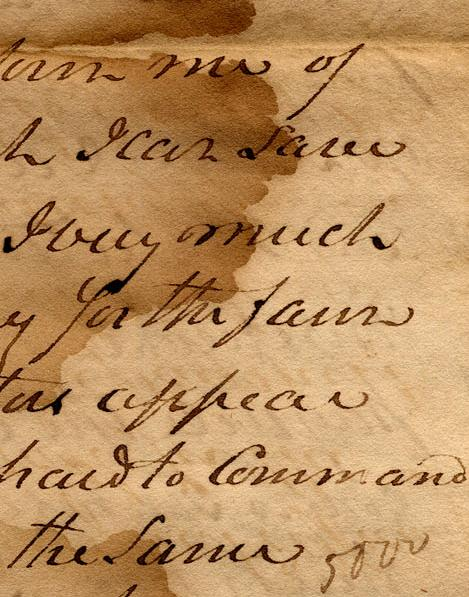
#> input picture Testset/image/DIBCO2011-004.bmp, 469 x 597 px, given in place of DIBCO2011-004.png, which was not available
$ python image_to_256.py Testset/image/DIBCO2011-004.bmp
#> lines starting #> are read from the running program, lines starting #| are printed output that depends on the picture; after the words box and inside, x2 and y2 are one past the last pixel; in counts of white or black regions, pixels touching at a corner belong together; pictures that were not available may be replaced by others from this repository, and a replacement may not be noted
import os
import numpy as np
import cv2
import math

def main(argv=None):

    image_dir = './Trainset/image/'
    mask_dir = './Trainset/mask/'

    overlap = 30. / 100
    imgh = 256
    imgw = 256
    reshape = (imgw, imgh)
    scale_list = [0.75, 1.00, 1.25, 1.50] # sample patches with the scale factor and resize patches to 256 * 256 // 192, 256, 320, 384
    rotation = [0, 3]

    image_save_dir = './Ours_resize_256/Trainset/image/'
    mask_save_dir = './Ours_resize_256/Trainset/mask/'

    os.makedirs(image_save_dir, exist_ok=True)
    os.makedirs(mask_save_dir, exist_ok=True)

    image_pathes = os.listdir(image_dir)
    for image_path in image_pathes:

        image_name = image_path.split('.')[0]

        # find and read mask file
        if os.path.isfile(os.path.join(mask_dir, image_name) + '.png'):
            mask = cv2.imread(os.path.join(mask_dir, image_name) + '.png', cv2.IMREAD_GRAYSCALE)
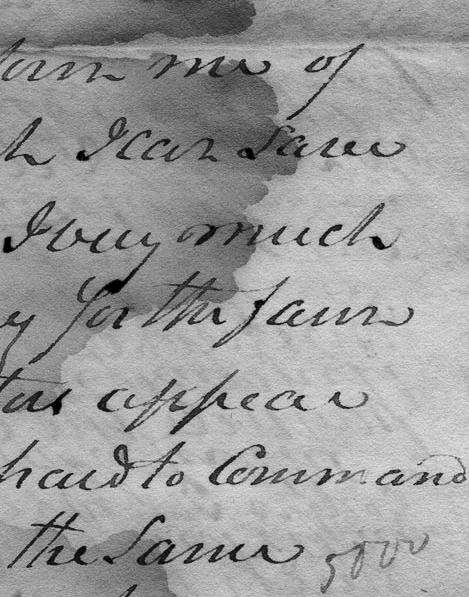
#> mask: shape (597, 469); min 0, max 237, mean 155.1
        elif os.path.isfile(os.path.join(mask_dir, image_name) + '.bmp'):
            mask = cv2.imread(os.path.join(mask_dir, image_name) + '.bmp', cv2.IMREAD_GRAYSCALE)
        elif os.path.isfile(os.path.join(mask_dir, image_name) + '.jpg'):
            mask = cv2.imread(os.path.join(mask_dir, image_name) + '.jpg', cv2.IMREAD_GRAYSCALE)
        else:
            print('no mask', image_path)
            continue

        # there are few images that have a value (1 ~ 254), bickley image has thin stroke
        mask[mask < 190] = 0
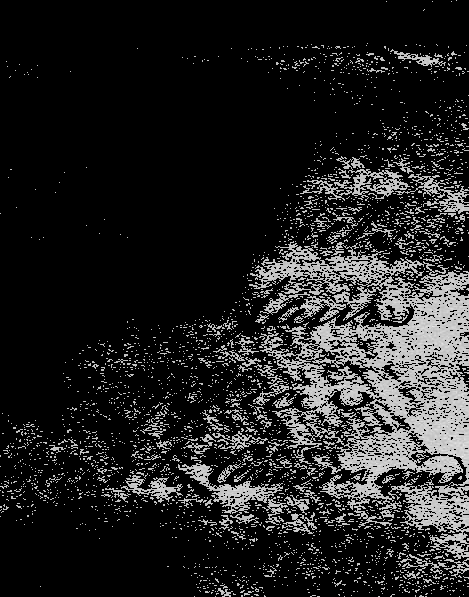
#> mask: shape (597, 469); min 0, max 237, mean 34.4
        mask[mask >= 190] = 255
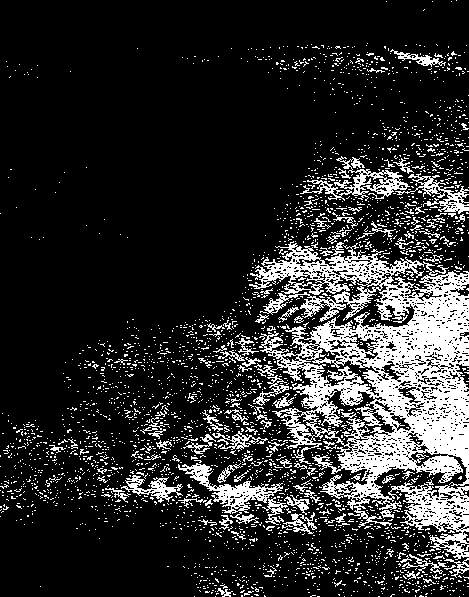
#> mask: shape (597, 469); 17.4% white; 3074 white regions (2954 under 20 px), largest, box (x1, y1, x2, y2) and area: (249, 241, 469, 560) 29475, (178, 463, 283, 514) 1372, (300, 156, 410, 201) 1286

        image = cv2.imread(os.path.join(image_dir + image_path))
#> image is the input picture: shape (597, 469, 3); mean B, G, R 96.9, 144.3, 187.1
        print('processing the image:', image_path)
        # continue

        scale_cnt = 0
        for scale in scale_list:
            # (patches, 256, 256, 3)
            crpW = int(scale * imgw)
            crpH = int(scale * imgh)

            image_patches, _ = get_image_patch_deep(image, crpH, crpW, reshape, overlap=overlap)
            mask_patches, poslist = get_image_patch_deep(mask, crpH, crpW, reshape, overlap=overlap)

            print('get patches: %d' % len(image_patches))

            for idx in range(len(image_patches)):
                img_color = image_patches[idx]
                img_gray = cv2.cvtColor(img_color, cv2.COLOR_BGR2GRAY)

                mask_gray = mask_patches[idx]

                # agumentation
                for k in rotation:
                    img_color_tmp = np.rot90(img_color, k)
                    mask_gray_tmp = np.rot90(mask_gray, k)
                    cv2.imwrite('%s/%s_s%dr%di%d.png' % (image_save_dir, image_name, scale_cnt, k, idx), img_color_tmp)
                    cv2.imwrite('%s/%s_s%dr%di%d.png' % (mask_save_dir, image_name, scale_cnt, k, idx), mask_gray_tmp)

                # exit(1)
            scale_cnt += 1
#> this loop made 4 passes
#| get patches: 54
#| get patches: 24
#| get patches: 12
#| get patches: 6
#> pass 1, in get_image_patch_deep, `imgpath = cv2.resize(imgpath, dsize=reshape, interpolation=cv2.INTER_N..`:
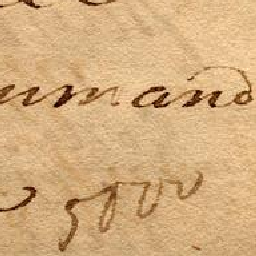
#> imgpath: shape (256, 256, 3); mean B, G, R 126.3, 173, 211.2
#> pass 1, in get_image_patch_deep (call 2), `imgpath = cv2.resize(imgpath, dsize=reshape, interpolation=cv2.INTER_N..`:
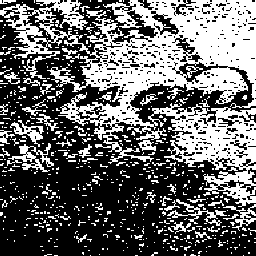
#> imgpath: shape (256, 256); 40.7% white; 604 white regions (547 under 20 px), largest, box (x1, y1, x2, y2) and area: (0, 0, 256, 207) 20616, (8, 143, 54, 172) 444, (167, 199, 227, 226) 346
#> after the loop:
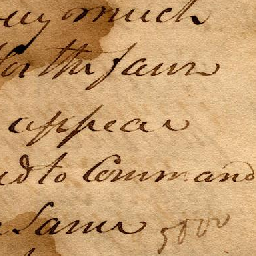
#> img_color: shape (256, 256, 3); mean B, G, R 111.4, 157.4, 197.6
#> after the loop:
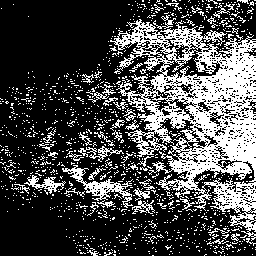
#> mask_gray: shape (256, 256); 29.3% white; 1170 white regions (1122 under 20 px), largest, box (x1, y1, x2, y2) and area: (110, 19, 256, 241) 13227, (62, 165, 133, 208) 694, (24, 175, 66, 194) 269
#> after the loop, scale_cnt = 4
            # exit(1)

def get_image_patch_deep(image, imgh, imgw, reshape=None, overlap=0.1):

    overlap_wid = int(imgw * overlap)
    overlap_hig = int(imgh * overlap)

    height, width = image.shape[:2]

    image_list = []
    posit_list = []

    for ys in range(0, height-imgh, overlap_hig):
        ye = ys + imgh
        if ye > height:
            ye = height
        for xs in range(0,width-imgw,overlap_wid):
            xe = xs + imgw
            if xe > width:
                xe = width
            imgpath = image[ys:ye,xs:xe]
            if reshape is not None:
                imgpath = cv2.resize(imgpath, dsize=reshape, interpolation=cv2.INTER_NEAREST)
            image_list.append(imgpath)
            pos = np.array([ys,xs,ye,xe])
            posit_list.append(pos)

    # last coloum
    for xs in range(0, width-imgw, overlap_wid):
        xe = xs + imgw
        if xe > width:
            xe = width
        ye = height
        ys = ye - imgh
        if ys < 0:
            ys = 0

        imgpath = image[ys:ye,xs:xe]
        if reshape is not None:
            imgpath = cv2.resize(imgpath, dsize=reshape, interpolation=cv2.INTER_NEAREST)
        image_list.append(imgpath)
        pos = np.array([ys,xs,ye,xe])
        posit_list.append(pos)

    # last row
    for ys in range(0, height-imgh, overlap_hig):
        ye = ys + imgh
        if ye > height:
            ye = height
        xe = width
        xs = xe - imgw
        if xs < 0:
            xs = 0

        imgpath = image[ys:ye,xs:xe]
        if reshape is not None:
            imgpath = cv2.resize(imgpath, dsize=reshape, interpolation=cv2.INTER_NEAREST)
        image_list.append(imgpath)
        pos = np.array([ys,xs,ye,xe])
        posit_list.append(pos)

    # last rectangle
    ye = height
    ys = ye - imgh
    if ys < 0:
        ys = 0
    xe = width
    xs = xe - imgw
    if xs < 0:
        xs = 0

    imgpath = image[ys:ye,xs:xe]
    if reshape is not None:
        imgpath = cv2.resize(imgpath, dsize=reshape, interpolation=cv2.INTER_NEAREST)
    image_list.append(imgpath)
    pos = np.array([ys,xs,ye,xe])
    posit_list.append(pos)

    return image_list, posit_list

if __name__ == '__main__':
    main()
